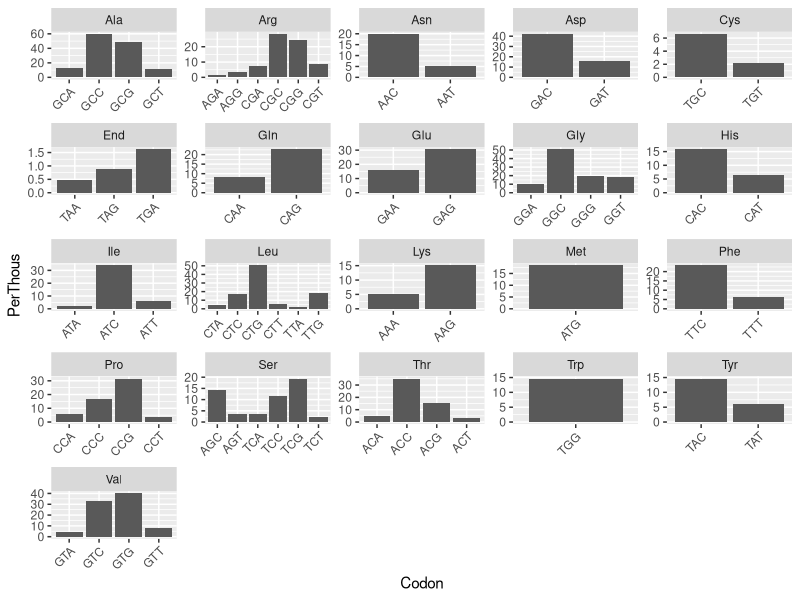
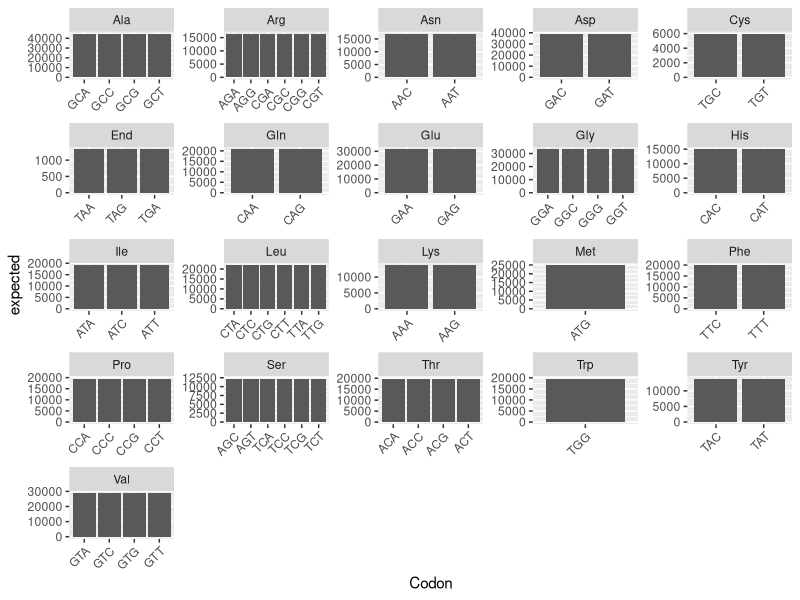

Reproduce these figures in R, in order.
## ---- chunk 1
knitr::opts_chunk$set(echo = TRUE)
## ---- chunk 2
library(ggplot2)
library(tidyverse)
library(dplyr)
## ---- chunk 3
mtb = read.table("example_datasets/M_tuberculosis.txt", header = TRUE)
codon_no <- rowSums(table(mtb))
codon_no
## ---- chunk 4
ggplot(mtb, aes(x=Codon, y=PerThous)) +
  geom_col()+
  facet_wrap(~AmAcid, scales="free") +
  theme(axis.text.x = element_text(angle = 45, hjust = 1))
## ---- chunk 5
all_codons = sum(mtb$Number)
all_codons
## ---- chunk 6
pro  =  mtb[mtb$AmAcid == "Pro", "Number"]
pro / all_codons * 1000
## ---- chunk 7
codon_expected <- data.frame(codon_no) %>%
  rownames_to_column() %>%
  rename(`AmAcid` = rowname) %>%
  mutate(prob_codon = 1/codon_no)
codon_expected
## ---- chunk 8
codon_compared <- mtb %>% 
  group_by(AmAcid) %>% 
  mutate(total = sum(Number),
         n_codons = n(),
         expected = total / n_codons)
codon_compared

ggplot(codon_compared, aes(x=Codon, y=expected)) +
     geom_col()+
     facet_wrap(~AmAcid, scales="free") +
     theme(axis.text.x = element_text(angle = 45, hjust = 1))

codon_compared %>% 
  filter(n_codons > 1) %>% 
  group_by(AmAcid) %>% 
  mutate(chi_squared = (Number - expected)^2/expected) %>% 
  summarise(chi_squared = sum(chi_squared),
            n = n()) %>% 
  mutate(p_value = pchisq(chi_squared, df = n-1, lower.tail = FALSE)) %>% 
  arrange(p_value)

